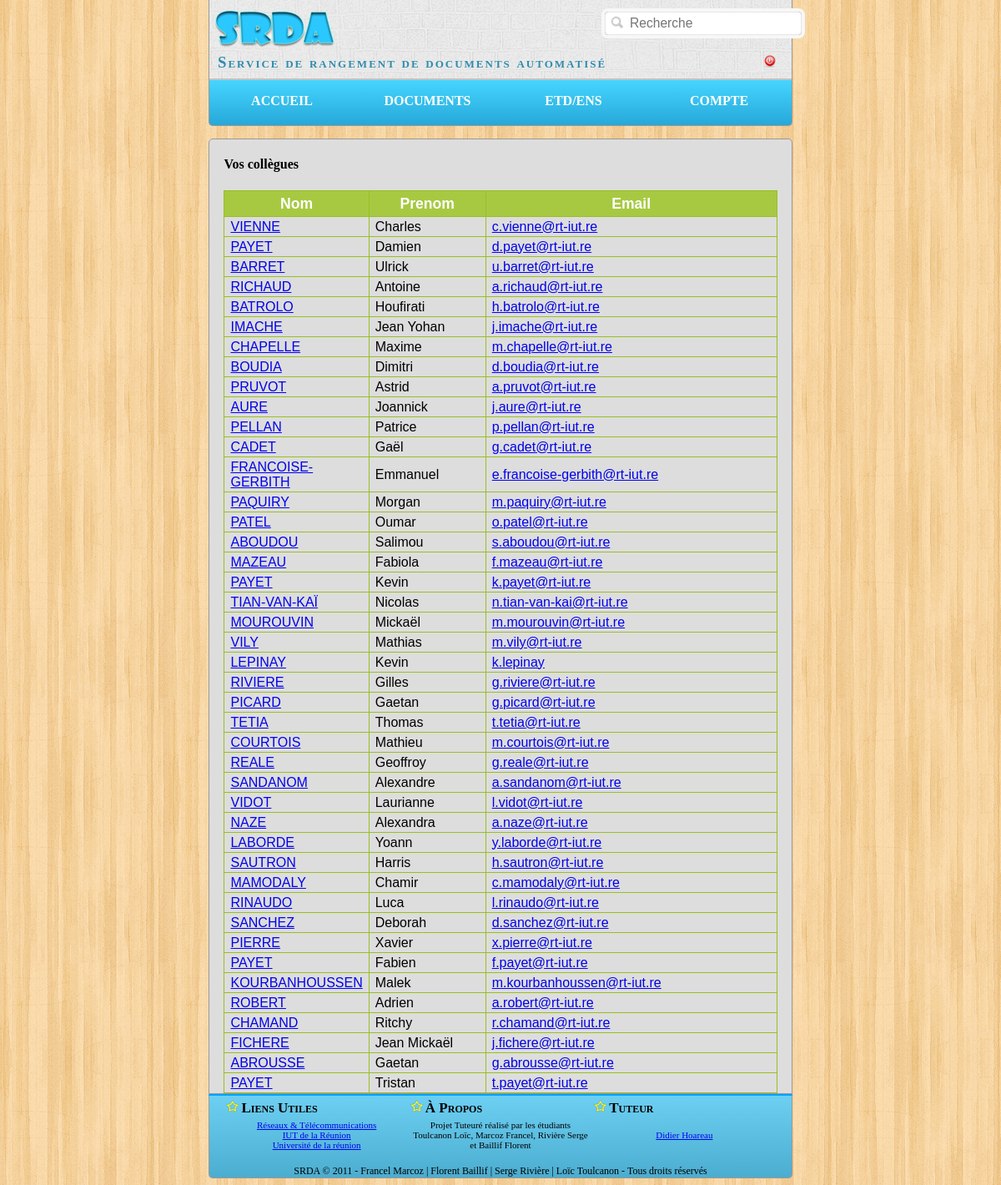
The page /index.php?page=trombi&action=RT1 (signed in) on the database its author committed.
### tables this page shows
CREATE TABLE `etudiant` (
  `num_etd` int(8) NOT NULL,
  `nom_etd` varchar(30) NOT NULL,
  `prenom_etd` varchar(30) NOT NULL,
  `email_etd` varchar(320) NOT NULL,
  `promo` varchar(10) NOT NULL,
  `pass` varchar(32) NOT NULL,
  `td` varchar(3) NOT NULL,
  `tp` varchar(3) NOT NULL,
  PRIMARY KEY (`num_etd`)
);

### application/view/trombi.php (the view)
<?php if(!empty($liste)){ ?>
	<div class="tableDiv articles">
		<h4>Vos collègues</h4>
		<table class="tableExemple">
			<th width=125>Nom</th>
			<th width=125>Prenom</th>
			<th>Email</th>
			<?php foreach($liste as $valeur) { ?>
				<tr>
					<td>
						<?php
						if(!empty($valeur['promo'])){
							$path = 'application/img/trombi/' . $valeur['promo'] . '/' . $valeur['id'] . '.png';
							echo getTrombi($path,$valeur['nom']);
						}
						else{
							echo $valeur['nom'];
						}
						  ?>
					</td>
					<td><?php echo $valeur['prenom']?></td>
					<td><?php echo "<a href=mailto:" . $valeur['email'] . ">" . $valeur['email'] . "</a>";?></td>
				</tr>
			<?php }?>
		</table>
	</div>
<?php }else{?>
	<div><i>Filière inexistante...</i></div>
<?php }?>

### index.php (shortened to what this page needs)
<!DOCTYPE html>
<html>
	<head>
		<link rel="stylesheet" type="text/css" href="<?php echo HTTP_CSS;?>/style.css"/>
		<link href="<?php echo HTTP_CSS;?>/jquery-ui-1.8.14.custom.css" rel="stylesheet" type="text/css" />
	</head>
	<body>
		<div id="all">
			<?php if(isset($_SESSION['login'])){include_once(CHEMIN_VIEW.'/header.php');} ?>
			<div id="contenu">
				<?php
					if (!empty($_REQUEST['page']) && is_file(CHEMIN_CONTROLLER.'/'.$_REQUEST['page'].'Controller.php') && !empty($_REQUEST['action'])){
						$action = $_REQUEST['action'];
						include_once(CHEMIN_CONTROLLER.'/'.$_REQUEST['page'].'Controller.php');
					}
					elseif(isset($_SESSION['login'])){
						include_once(CHEMIN_VIEW.'/404NotFound.php');
					}
					else{
						$action = "show";
						include_once(CHEMIN_CONTROLLER.'/loginController.php');
					}
				?>
			</div>
			<?php if(isset($_SESSION['login'])){include_once(CHEMIN_VIEW.'/footer.php');} ?>
		</div>
	</body>
</html>

### application/view/header.php (shortened to what this page needs)
<div id="header">
	<div id="connexion">
		<input type="text" name="search" class="search" placeholder="Recherche" onKeyPress="if(event.keyCode==13){getListe($(this).val());}">
	</div>
	<img src="<?php echo HTTP_IMG;?>/SRDA1.png"/> <br/>
	<h3>
		Service de rangement de documents automatisé
		<?php if (isset($_SESSION['login'])){
			echo '<a class="aLogout" href="'.HTTP_INDEX.'?page=login&action=logout"><img src="'.HTTP_IMG.'/croix2.png"/></a>';
		}?>
	</h3>
	<hr>
</div>
<ul id="nav-one" class="dropmenu">
	<li><a href="<?php echo HTTP_INDEX;?>?page=accueil&action=show" class="lien1">Accueil</a></li>
	<li><a href="javascript:void(0);" class="lien3">Documents</a>
	</li>
	<li><a href="javascript:void(0);" class="lien3">Etd/Ens</a>
	</li>
	<li><a href="<?php echo HTTP_INDEX;?>?page=compte&action=show" class="lien2">Compte</a></li>
</ul>

### application/controller/trombiController.php (shortened to what this page needs)
<?php
	include_once(CHEMIN_MODEL."/trombiModel.php");
	switch($action){
		case 'RT1':
			$liste = getListe($action);
			include_once(CHEMIN_VIEW."/trombi.php");
			break;
	}
?>

### application/model/trombiModel.php (shortened to what this page needs)
<?php
function getListe($promo) {
	$bdd = connexionBase();
	$promo = strtoupper($promo);
	$listePromo = array('RT1', 'RT2', 'LP RT');
	$result = array();
	$i = 0;
	if ($promo == "ENSEIGNANT") {
		$requete = "select nom_ens, prenom_ens,email_ens from enseignant ";
		$res = $bdd -> prepare($requete);
		$res -> execute();
		foreach ($res as $valeur) {
			$result[$i]['nom'] = $valeur['nom_ens'];
			$result[$i]['prenom'] = $valeur['prenom_ens'];
			$result[$i]['email'] = $valeur['email_ens'];
			$i++;
		}
	}
	elseif (in_array($promo, $listePromo)) {
		$bdd = connexionBase();
		$requete = "select nom_etd, prenom_etd,email_etd,num_etd,promo from etudiant where promo=:promo";
		$res = $bdd -> prepare($requete);
		$res -> bindParam(':promo', $promo);
		$res -> execute();
		foreach ($res as $valeur) {
			$result[$i]['nom'] = $valeur['nom_etd'];
			$result[$i]['prenom'] = $valeur['prenom_etd'];
			$result[$i]['email'] = $valeur['email_etd'];
			$result[$i]['id'] = $valeur['num_etd'];
			$result[$i]['promo'] = $valeur['promo'];
			$i++;
		}
	}
	return $result;
}
function getTrombi($path, $nom) {
	if (is_file($path)) {
		$url = '<a href="javascript:void(0);"
				onMouseOver="return overlib(\'\',
				WIDTH, 84, HEIGHT, 113,LEFT,OFFSETX,30,OFFSETY,-50,BORDER,\'2\',
				BGCOLOR,\'#2F8CAE\',
				FGBACKGROUND,\'' . $path . '\');"
				onMouseOut="return nd();">' . $nom . '</a>';
		return $url;
	}
	else {
		$path = 'application/img/trombi/profil.png';
		$url = '<a href="javascript:void(0);"
				onMouseOver="return overlib(\'\',
				WIDTH, 84, HEIGHT, 113,LEFT,OFFSETX,30,OFFSETY,-50,BORDER,\'2\',
				BGCOLOR,\'#2F8CAE\',
				FGBACKGROUND,\'' . $path . '\');"
				onMouseOut="return nd();">' . $nom . '</a>';
		return $url;
	}
}
?>

### application/view/footer.php
<div id="footer">
	<hr>
	<div id="barefoot">
		<table id="tabfoot">
			<tr>
				<th><img src="<?php echo HTTP_IMG;?>/etoile.png">Liens Utiles</th>
				<th><img src="<?php echo HTTP_IMG;?>/etoile.png">À Propos</th>
				<th><img src="<?php echo HTTP_IMG;?>/etoile.png">Tuteur</th>
			</tr>
			<tr>
				<td>
					<a href="http://www.iut-rt.net/spip.php?rubrique1">Réseaux & Télécommunications</a>
					<br/>
					<a href="http://www.iut-lareunion.fr">IUT de la Réunion</a>
					<br/>
					<a href="http://www.univ-reunion.fr">Université de la réunion</a>
				</td>
				<td>Projet Tuteuré réalisé par les étudiants Toulcanon Loïc, Marcoz Francel, Rivière Serge et Baillif Florent</td>
				<td><a href="mailto:didier.hoareau@rt-iut.re">Didier Hoareau</a></td></tr>
		</table> <br/>
		SRDA © 2011 - Francel Marcoz | Florent Baillif | Serge Rivière | Loïc Toulcanon - Tous droits réservés
	</div>
</div>

### rows shown on the page
etudiant: nom_etd "VIENNE", prenom_etd "Charles", email_etd "c.vienne@rt-iut.re"
etudiant: nom_etd "PAYET", prenom_etd "Damien", email_etd "d.payet@rt-iut.re"
etudiant: nom_etd "BARRET", prenom_etd "Ulrick", email_etd "u.barret@rt-iut.re"
etudiant: nom_etd "RICHAUD", prenom_etd "Antoine", email_etd "a.richaud@rt-iut.re"
etudiant: nom_etd "BATROLO", prenom_etd "Houfirati", email_etd "h.batrolo@rt-iut.re"
etudiant: nom_etd "IMACHE", prenom_etd "Jean Yohan", email_etd "j.imache@rt-iut.re"
etudiant: nom_etd "CHAPELLE", prenom_etd "Maxime", email_etd "m.chapelle@rt-iut.re"
etudiant: nom_etd "BOUDIA", prenom_etd "Dimitri", email_etd "d.boudia@rt-iut.re"
etudiant: nom_etd "PRUVOT", prenom_etd "Astrid", email_etd "a.pruvot@rt-iut.re"
etudiant: nom_etd "AURE", prenom_etd "Joannick", email_etd "j.aure@rt-iut.re"
etudiant: nom_etd "PELLAN", prenom_etd "Patrice", email_etd "p.pellan@rt-iut.re"
etudiant: nom_etd "CADET", prenom_etd "Gaël", email_etd "g.cadet@rt-iut.re"
etudiant: nom_etd "FRANCOISE-GERBITH", prenom_etd "Emmanuel", email_etd "e.francoise-gerbith@rt-iut.re"
etudiant: nom_etd "PAQUIRY", prenom_etd "Morgan", email_etd "m.paquiry@rt-iut.re"
etudiant: nom_etd "PATEL", prenom_etd "Oumar", email_etd "o.patel@rt-iut.re"
etudiant: nom_etd "ABOUDOU", prenom_etd "Salimou", email_etd "s.aboudou@rt-iut.re"
etudiant: nom_etd "MAZEAU", prenom_etd "Fabiola", email_etd "f.mazeau@rt-iut.re"
etudiant: nom_etd "PAYET", prenom_etd "Kevin", email_etd "k.payet@rt-iut.re"
etudiant: nom_etd "TIAN-VAN-KAÏ", prenom_etd "Nicolas", email_etd "n.tian-van-kai@rt-iut.re"
etudiant: nom_etd "MOUROUVIN", prenom_etd "Mickaël", email_etd "m.mourouvin@rt-iut.re"
etudiant: nom_etd "VILY", prenom_etd "Mathias", email_etd "m.vily@rt-iut.re"
etudiant: nom_etd "LEPINAY", prenom_etd "Kevin", email_etd "k.lepinay"
etudiant: nom_etd "RIVIERE", prenom_etd "Gilles", email_etd "g.riviere@rt-iut.re"
etudiant: nom_etd "PICARD", prenom_etd "Gaetan", email_etd "g.picard@rt-iut.re"
etudiant: nom_etd "TETIA", prenom_etd "Thomas", email_etd "t.tetia@rt-iut.re"
etudiant: nom_etd "COURTOIS", prenom_etd "Mathieu", email_etd "m.courtois@rt-iut.re"
etudiant: nom_etd "REALE", prenom_etd "Geoffroy", email_etd "g.reale@rt-iut.re"
etudiant: nom_etd "SANDANOM", prenom_etd "Alexandre", email_etd "a.sandanom@rt-iut.re"
etudiant: nom_etd "VIDOT", prenom_etd "Laurianne", email_etd "l.vidot@rt-iut.re"
etudiant: nom_etd "NAZE", prenom_etd "Alexandra", email_etd "a.naze@rt-iut.re"
etudiant: nom_etd "LABORDE", prenom_etd "Yoann", email_etd "y.laborde@rt-iut.re"
etudiant: nom_etd "SAUTRON", prenom_etd "Harris", email_etd "h.sautron@rt-iut.re"
etudiant: nom_etd "MAMODALY", prenom_etd "Chamir", email_etd "c.mamodaly@rt-iut.re"
etudiant: nom_etd "RINAUDO", prenom_etd "Luca", email_etd "l.rinaudo@rt-iut.re"
etudiant: nom_etd "SANCHEZ", prenom_etd "Deborah", email_etd "d.sanchez@rt-iut.re"
etudiant: nom_etd "PIERRE", prenom_etd "Xavier", email_etd "x.pierre@rt-iut.re"
etudiant: nom_etd "PAYET", prenom_etd "Fabien", email_etd "f.payet@rt-iut.re"
etudiant: nom_etd "KOURBANHOUSSEN", prenom_etd "Malek", email_etd "m.kourbanhoussen@rt-iut.re"
etudiant: nom_etd "ROBERT", prenom_etd "Adrien", email_etd "a.robert@rt-iut.re"
etudiant: nom_etd "CHAMAND", prenom_etd "Ritchy", email_etd "r.chamand@rt-iut.re"
etudiant: nom_etd "FICHERE", prenom_etd "Jean Mickaël", email_etd "j.fichere@rt-iut.re"
etudiant: nom_etd "ABROUSSE", prenom_etd "Gaetan", email_etd "g.abrousse@rt-iut.re"
etudiant: nom_etd "PAYET", prenom_etd "Tristan", email_etd "t.payet@rt-iut.re"
